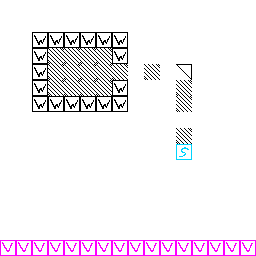

This game map was drawn from its Tiled (.tmx) file and the tilesets committed beside it. A one-line description and the full map source follow:
An orthogonal 16x16 tile map with 16x16 px tiles, 1 tile layer (Tile Layer 1).

<map version="1.10" tiledversion="1.10.2" orientation="orthogonal" renderorder="right-down" width="16" height="16" tilewidth="16" tileheight="16" infinite="0" nextlayerid="2" nextobjectid="1">
 <tileset firstgid="1" name="concepts" tilewidth="16" tileheight="16" tilecount="256" columns="16">
  <image source="concepts.png" width="256" height="256" />
 </tileset>
 <layer id="1" name="Tile Layer 1" width="16" height="16">
  <data encoding="csv">
20,20,20,20,20,20,20,20,20,20,20,20,20,20,20,20,
20,20,20,20,20,20,20,20,20,20,20,20,20,20,20,20,
20,20,1,1,1,1,1,1,20,20,20,20,20,20,20,20,
20,20,1,19,19,19,19,1,20,20,20,20,20,20,20,20,
20,20,1,19,19,19,19,19,20,19,20,6,20,20,20,20,
20,20,1,19,19,19,19,1,20,20,20,19,20,20,20,20,
20,20,1,1,1,1,1,1,20,20,20,19,20,20,20,20,
20,20,20,20,20,20,20,20,20,20,20,20,20,20,20,20,
20,20,20,20,20,20,20,20,20,20,20,19,20,20,20,20,
20,20,20,20,20,20,20,20,20,20,20,3,20,20,20,20,
20,20,20,20,20,20,20,20,20,20,20,20,20,20,20,20,
20,20,20,20,20,20,20,20,20,20,20,20,20,20,20,20,
20,20,20,20,20,20,20,20,20,20,20,20,20,20,20,20,
20,20,20,20,20,20,20,20,20,20,20,20,20,20,20,20,
20,20,20,20,20,20,20,20,20,20,20,20,20,20,20,20,
5,5,5,5,5,5,5,5,5,5,5,5,5,5,5,5
</data>
 </layer>
</map>
